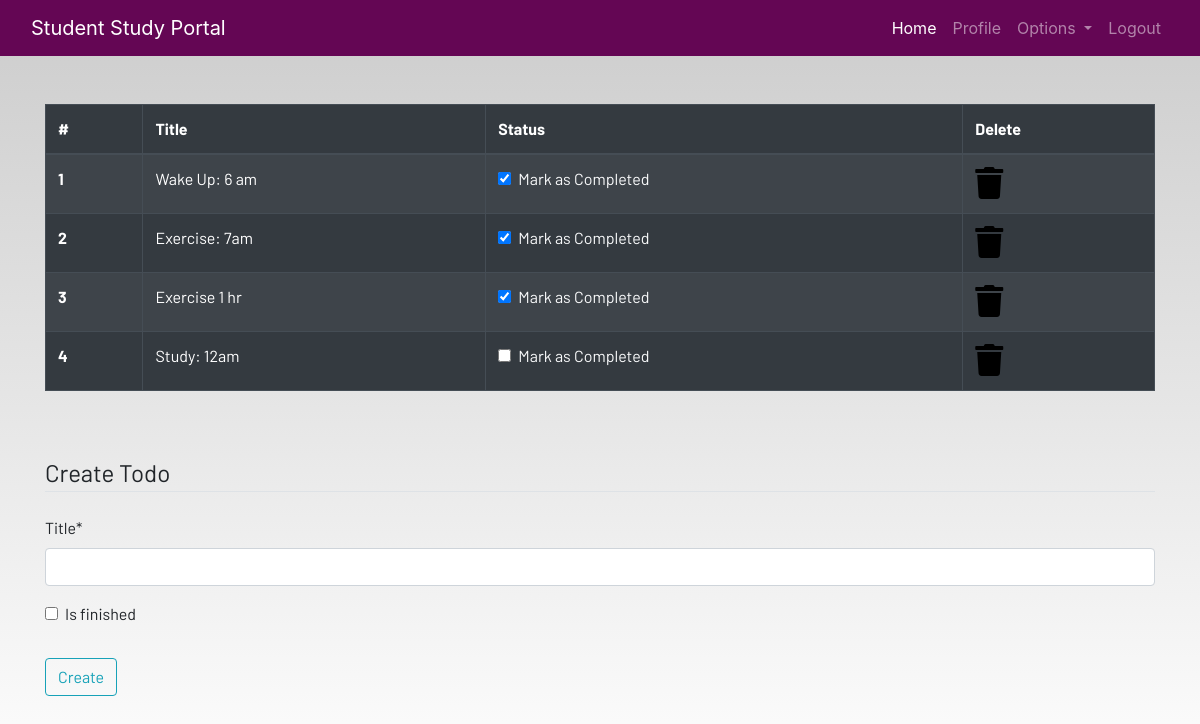
The app's page /todo (signed in) with its own data.
### dashboard/models.py (models this page shows, shortened)
class Todo(models.Model):
    user = models.ForeignKey(User,on_delete=models.CASCADE)
    title = models.CharField(max_length=100)
    is_finished = models.BooleanField(default=False)

### dashboard/views.py (the view)
# urls.py: path('todo',views.todo,name="todo"),
@login_required
def todo(request):
    if request.method=="POST":
        form= TodoForm(request.POST)
        if form.is_valid():
            try:
                finished=request.POST["is_finished"]
                if finished=='on':
                    finished = True
                else:
                    finished=False
            except:
                finished=False
            todos=Todo(
                user=request.user,
                title=request.POST['title'],
                is_finished=finished
            )
            todos.save()
            messages.success(request,f"Todo list added from {request.user.username} !")
    else:
        form=TodoForm()
    todo=Todo.objects.filter(user=request.user)
    if len(todo)==0:
        todos_done=True
    else:
        todos_done=False
    context={
        'form':form,
        'todos':todo,
        'todos-done':todos_done}
    return render(request,'dashboard/todo.html',context)

### dashboard/forms.py
class TodoForm(forms.ModelForm):
    class Meta:
        model = Todo
        fields=['title','is_finished']

### dashboard/templates/dashboard/todo.html (shortened to what this page needs)
{% extends 'dashboard/base.html' %}
{% load static %}
{% block content %}
{% load crispy_forms_tags %}
<div class="container">
    {% if not todos_done %}
    <table class="table table-striped table-bordered table-hover table-dark">
        <thead>
            <tr>
                <th scope="col">#</th>
                <th scope="col">Title</th>
                <th scope="col">Status</th>
                <th scope="col">Delete</th>
            </tr>
        </thead>
        <tbody>
            {% for todo in todos %}
            <tr>
                <th scope="row">{{forloop.counter}}</th>
                <td>{{todo.title}}</td>
                <td>
                    <a href="{%url 'update-todo' todo.id %}">
                        <div class="form-check">
                            {% if todo.is_finished == True %}
                            <input class="form-check-input" type="checkbox" value="" checked>
                            {% else %}
                            <input class="form-check-input" type="checkbox" value="">
                            {% endif %}
                            <label class="form-check-label text-light" for="flexCheckDefault">
                                Mark as Completed
                            </label>
                        </div>
                    </a>
                </td>
                <td><a href="{%url 'delete-todo' todo.id %}"><i class="fa fa-trash fa-2x"></i></a></td>
            </tr>
            {% endfor %}
        </tbody>
    </table>
    {% else %}
        <h4>All tasks have been done!! create to add more</h4>
{% endif %}
</div><br><br>
<div class="container">
    <form method="POST">
        <fieldset class="form-group">
            <legend class="border-bottom mb-4">Create Todo</legend>
            {{form|crispy}}
        </fieldset>
        <div class="form-group">
            <button href="" class="btn btn-outline-info" type="submit">
                Create
            </button>
        </div>
    </form>
</div>
{% endblock content %}

### static/css/main.css (style rules this page uses)
html { scroll-behavior: smooth; height: 100%; width: 100%; }
a { text-decoration: none !important; color: black; }
html, body { max-width: 100%; overflow-x: hidden; height: 100%; width: 100%; }
body { background: linear-gradient(rgba(0, 0, 0, 0.2), rgba(255, 255, 255, 0.5)); overflow-x: hidden; background-repeat: no-repeat; }
.fa { color: black; }

### records on screen
Todo: title "Wake Up: 6 am"
Todo: title "Exercise: 7am"
Todo: title "Exercise 1 hr"
Todo: title "Study: 12am"
